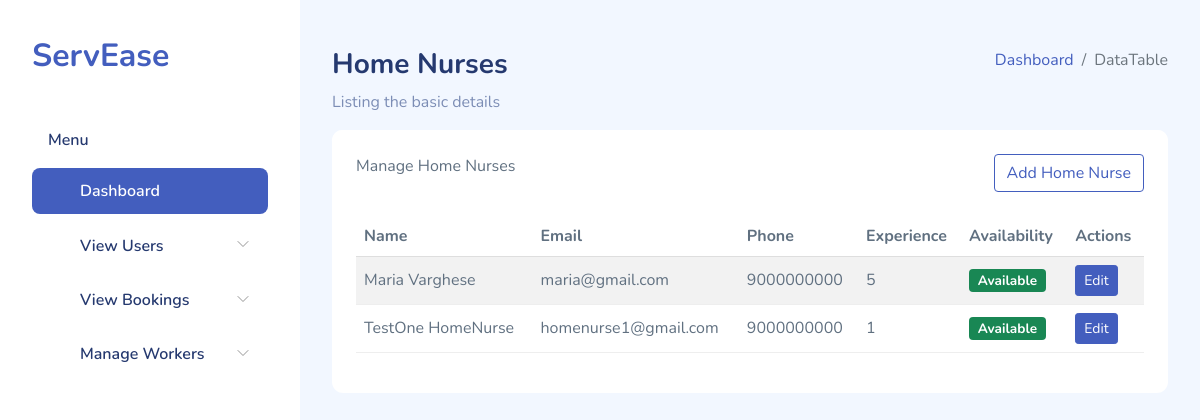
Page /manage_home_nurses/ on the committed database.
### Home_app/models.py (models this page shows)
class Home_Nurse(models.Model):
    nurse_id = models.AutoField(primary_key=True)
    user_id = models.ForeignKey(Users, on_delete=models.CASCADE)
    skill_id = models.ForeignKey(Skill, on_delete=models.CASCADE)
    experience = models.IntegerField()
    availability = models.IntegerField(default=0)
    firstname = models.CharField(max_length=50)
    lastname = models.CharField(max_length=50)
    place=models.CharField(max_length=30, blank=True)
    email = models.EmailField()
    district = models.CharField(max_length=20, blank=True)
    phone = models.CharField(max_length=15)
    profilepic = models.ImageField(upload_to='nurse_pic', null=True, blank=True)
    address = models.TextField()

### Home_app/views.py (the view)
# urls.py: path('manage_home_nurses/', views.manage_home_nurses, name='manage_home_nurses'),
def manage_home_nurses(request):
    nurses = Home_Nurse.objects.all()  # Fetch all home nurses from the database
    return render(request, 'admin_temp/manage_home_nurses.html', {'nurses': nurses})

### templates/admin_temp/manage_home_nurses.html (shortened to what this page needs)
{% load static %}
<!DOCTYPE html>
<html lang="en">
<head>
    <link rel="stylesheet" href="{% static 'adm_assets/css/bootstrap.css' %}">
    <link rel="stylesheet" href="{% static 'adm_assets/vendors/iconly/bold.css'%}">
    <link rel="stylesheet" href="{% static 'adm_assets/vendors/perfect-scrollbar/perfect-scrollbar.css' %}">
    <link rel="stylesheet" href="{% static 'adm_assets/vendors/bootstrap-icons/bootstrap-icons.css' %}">
    <link rel="stylesheet" href="{% static 'adm_assets/css/app.css' %}">
</head>
<body>
    <div id="app">
        <div id="sidebar" class="active">
            <div class="sidebar-wrapper active">
                <div class="sidebar-header">
                    <div class="d-flex justify-content-between">
                        <div class="logo">
                            <a href="#">ServEase</a>
                        </div>
                    </div>
                </div>
<div class="sidebar-menu">
    <ul class="menu">
        <li class="sidebar-title">Menu</li>
        <li class="sidebar-item active ">
            <a href="{% url 'dashboard' %}" class='sidebar-link'>
                <i class="bi bi-grid-fill"></i>
                <span>Dashboard</span>
            </a>
        </li>
        <li class="sidebar-item  has-sub">
            <a href="#" class='sidebar-link'>
                <i class="bi bi-stack"></i>
                <span>View Users</span>
            </a>
        </li>
        <li class="sidebar-item  has-sub">
            <a href="#" class='sidebar-link'>
                <i class="bi bi-collection-fill"></i>
                <span>View Bookings</span>
            </a>
        </li>
        <li class="sidebar-item  has-sub">
            <a href="#" class='sidebar-link'>
                <i class="bi bi-stack"></i>
                <span>Manage Workers</span>
            </a>
        </li>
</div>
</div>
</div>
        <div id="main">
            <div class="page-heading">
                <div class="page-title">
                    <div class="row">
                        <div class="col-12 col-md-6 order-md-1 order-last">
                            <h3>Home Nurses</h3>
                            <p class="text-subtitle text-muted">Listing the basic details</p>
                        </div>
                        <div class="col-12 col-md-6 order-md-2 order-first">
                            <nav aria-label="breadcrumb" class="breadcrumb-header float-start float-lg-end">
                                <ol class="breadcrumb">
                                    <li class="breadcrumb-item"><a href="{% url 'dashboard' %}">Dashboard</a></li>
                                    <li class="breadcrumb-item active" aria-current="page">DataTable</li>
                                </ol>
                            </nav>
                        </div>
                    </div>
                </div>
                <section class="section">
                    <div class="card">
                        <div class="card-header">
                            Manage Home Nurses
                            <a href="{%url 'add_home_nurse'%}" class="btn btn-outline-primary float-start float-lg-end">
                                Add Home Nurse
                            </a>
                        </div>
                        <div class="card-body">
                            <table class="table table-striped" id="table1">
                                <thead>
                                    <tr>
                                        <th>Name</th>
                                        <th>Email</th>
                                        <th>Phone</th>
                                        <th>Experience</th>
                                        <th>Availability</th>
                                        <th>Actions</th>
                                    </tr>
                                </thead>
                                <tbody>
                                    {% for nurse in nurses %}
                                    <tr>
                                        <td>{{ nurse.firstname }} {{ nurse.lastname }}</td>
                                        <td>{{ nurse.email }}</td>
                                        <td>{{ nurse.phone }}</td>
                                        <td>{{ nurse.experience }}</td>
                                        <td>
                                            {% if nurse.availability %}
                                                <span class="badge bg-success">Available</span>
                                            {% else %}
                                                <span class="badge bg-danger">Not Available</span>
                                            {% endif %}
                                        </td>
                                        <td>
                                            <a href="{% url 'edit_home_nurse' nurse.nurse_id %}" class="btn btn-primary btn-sm">Edit</a>
                                        </td>
                                    </tr>
                                    {% empty %}
                                    <tr>
                                        <td colspan="6">No home nurses found.</td>
                                    </tr>
                                    {% endfor %}
                                </tbody>
                            </table>
                        </div>
                    </div>
                </section>
            </div>
        </div>
    </div>
</body>
</html>

### static/adm_assets/css/app.css (style rules this page uses)
.btn.btn-danger,.btn.btn-info,.btn.btn-primary,.btn.btn-secondary,.btn.btn-success,.btn.btn-warning { color:#fff }
.card { margin-bottom:2.2rem;border:none }
.card .card-header { border:none }
.card .card-header~.card-body { padding-top:0 }
.card .card-body { padding:1.5rem }
#sidebar.active .sidebar-wrapper { left:0 }
.sidebar-wrapper { width:300px;height:100vh;position:fixed;top:0;z-index:10;overflow-y:auto;background-color:#fff;bottom:0;transition:left .5s ease-out }
.sidebar-wrapper .sidebar-header { padding:2rem 2rem 1rem;font-size:2rem;font-weight:700 }
.sidebar-wrapper .menu { margin-top:2rem;padding:0 2rem;font-weight:600 }
.sidebar-wrapper .menu .sidebar-title { padding:0 1rem;margin:1.5rem 0 1rem;font-size:1rem;list-style:none;font-weight:600;color:#25396f }
.sidebar-wrapper .menu .sidebar-link { display:block;padding:.7rem 1rem;font-size:1rem;display:flex;align-items:center;border-radius:.5rem;transition:all .5s;text-decoration:none;color:#25396f }
.sidebar-wrapper .menu .sidebar-link i,.sidebar-wrapper .menu .sidebar-link svg { color:#7c8db5 }
.sidebar-wrapper .menu .sidebar-link span { margin-left:1rem }
.sidebar-wrapper .menu .sidebar-item { list-style:none;margin-top:.5rem;position:relative }
.sidebar-wrapper .menu .sidebar-item.has-sub .sidebar-link:after { position:absolute;color:#ccc;right:15px;top:12px;display:block }
.sidebar-wrapper .menu .sidebar-item.active .sidebar-link { background-color:#435ebe }
.sidebar-wrapper .menu .sidebar-item.active .sidebar-link span { color:#fff }
.sidebar-wrapper .menu .sidebar-item.active .sidebar-link i,.sidebar-wrapper .menu .sidebar-item.active .sidebar-link svg { fill:#fff;color:#fff }
.dataTable-table td,.dataTable-table thead th,.table td,.table thead th { vertical-align:middle }
.dataTable-table:not(.table-borderless) thead th,.table:not(.table-borderless) thead th { border-bottom:1px solid #dedede!important }
.bi { width:1rem;height:1rem }
#main { margin-left:300px;padding:2rem }
.page-heading { margin:0 0 2rem }
.page-heading h3 { font-weight:700 }
a { text-decoration:none }

### rows in the picture
Home_Nurse: firstname "Maria", lastname "Varghese", email "maria@gmail.com", phone "9000000000", experience "5", availability "Available"
Home_Nurse: firstname "TestOne", lastname "HomeNurse", email "homenurse1@gmail.com", phone "9000000000", experience "1", availability "Available"
